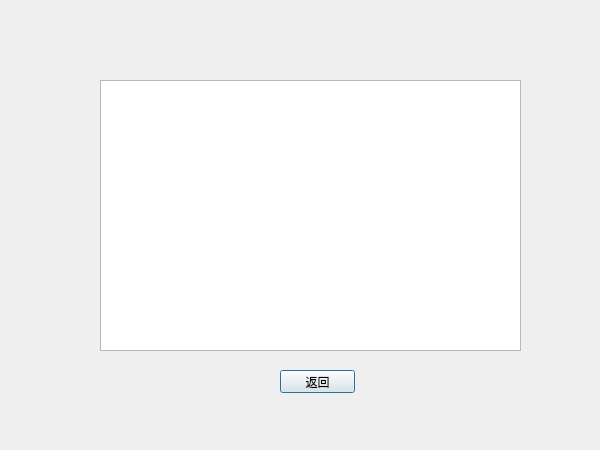
<?xml version="1.0" encoding="UTF-8"?>
<ui version="4.0">
 <class>rank</class>
 <widget class="QDialog" name="rank">
  <property name="geometry">
   <rect>
    <x>0</x>
    <y>0</y>
    <width>600</width>
    <height>450</height>
   </rect>
  </property>
  <property name="windowTitle">
   <string>Dialog</string>
  </property>
  <property name="styleSheet">
   <string notr="true">background-image: url(D:/Study/shujujiegou/guangzongyaozu/2.png);</string>
  </property>
  <widget class="QTextBrowser" name="textBrowser">
   <property name="geometry">
    <rect>
     <x>100</x>
     <y>80</y>
     <width>421</width>
     <height>271</height>
    </rect>
   </property>
  </widget>
  <widget class="QPushButton" name="back">
   <property name="geometry">
    <rect>
     <x>280</x>
     <y>370</y>
     <width>75</width>
     <height>23</height>
    </rect>
   </property>
   <property name="styleSheet">
    <string notr="true">background-image: url(D:/Study/shujujiegou/guangzongyaozu/微信截图_20200528195659.png);</string>
   </property>
   <property name="text">
    <string>返回</string>
   </property>
  </widget>
 </widget>
 <resources/>
 <connections/>
</ui>
